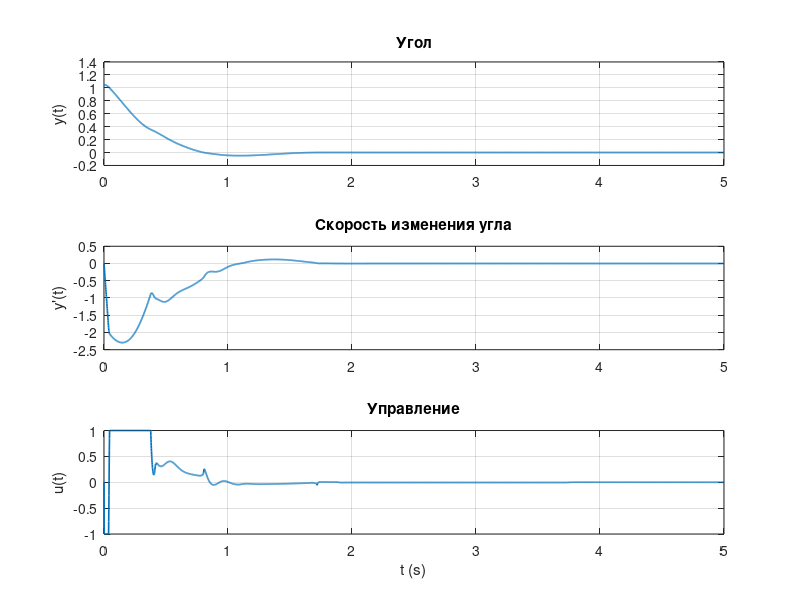
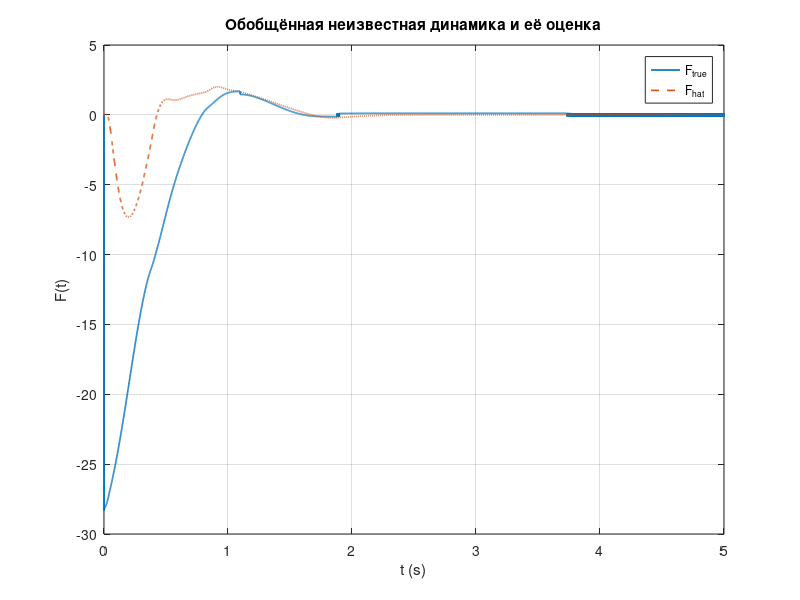
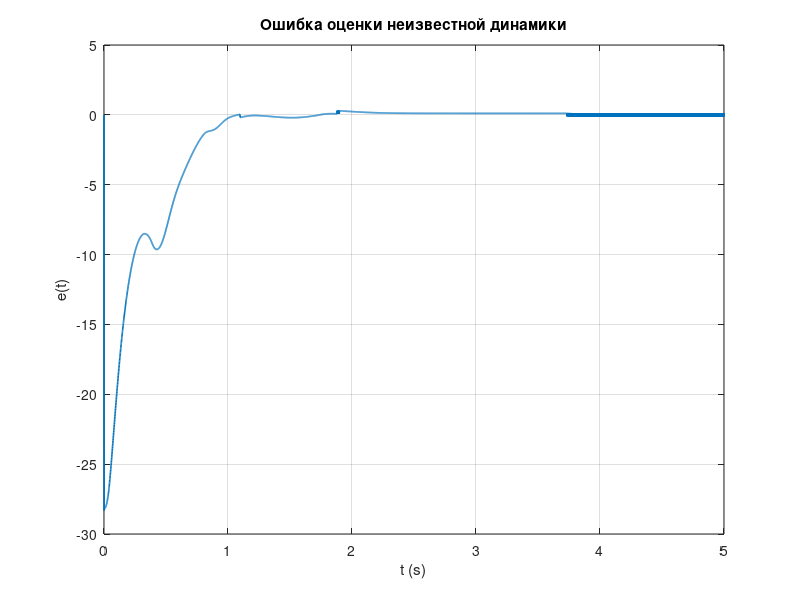
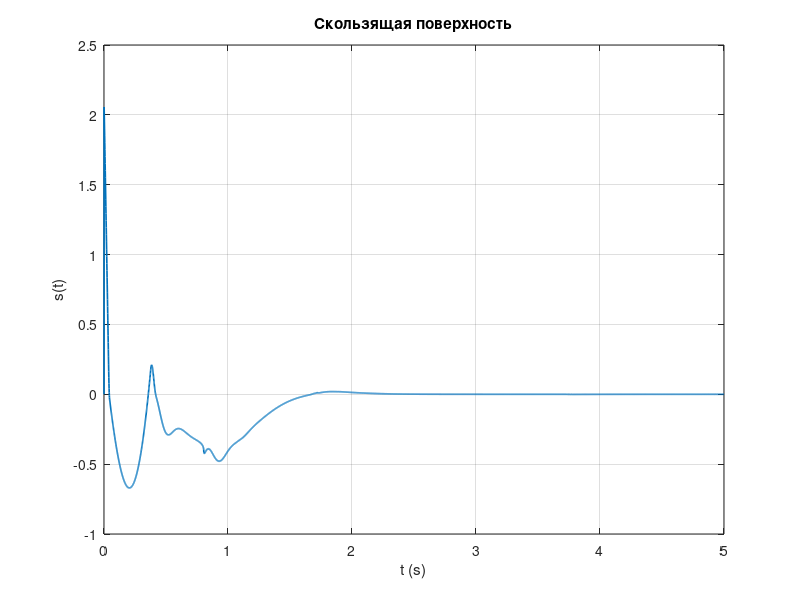

Write the MATLAB code that produced these figures, in order.
%% 1
clear; clc; close all;

m = 0.5;
l = 0.3;
g = 9.81;
b = 0.01;
c = 0.005;
I = m*l^2;

u_max = 1.0;

%% 2
alpha = 0.6;
lambda = 2.0;
k = 3.0;
rho = 0.5;
eps_s = 0.02;

%% 3
dt = 1e-3;
T_end = 5;
t = 0:dt:T_end;

%% 4
x = zeros(2,length(t));
x(:,1) = [pi/3; 0];

u_phys = zeros(size(t));
F_hat = zeros(size(t));

u_hist = zeros(size(t));

sat = @(v) max(-u_max,min(u_max,v));

%% 5
F_true_hist = zeros(size(t));
s_hist = zeros(size(t));
for k_step = 2:length(t)

    x1 = x(1,k_step-1);
    x2 = x(2,k_step-1);

    tau1 = 0.06;
    tau2 = 0.06;
    
    if k_step == 2
        y_prev  = x(1,1);
        yd_prev = x(2,1);
        yd_hat_prev = 0;
        ydd_hat_prev = 0;
    end
    
    a1 = (2*tau1 - dt)/(2*tau1 + dt);
    b1 = 2/(2*tau1 + dt);
    a2 = (2*tau2 - dt)/(2*tau2 + dt);
    b2 = 2/(2*tau2 + dt);
    
    yd_hat = a1*yd_hat_prev + b1*(x1 - y_prev);
    ydd_hat = a2*ydd_hat_prev + b2*(yd_hat - yd_prev);
    
    y_prev      = x1;
    yd_prev     = yd_hat;
    yd_hat_prev = yd_hat;
    ydd_hat_prev= ydd_hat;
    
    tauF  = 0.15;
    betaF = dt/(tauF+dt);
    if k_step == 2
        F_hat(k_step) = ydd_hat - u_hist(k_step-1);
    else
        F_raw = ydd_hat - u_hist(k_step-1);
        F_hat(k_step) = (1-betaF)*F_hat(k_step-1) + betaF*F_raw;
    end

    s = x2 + lambda * abs(x1)^alpha * sign(x1);
    s_hist(k_step) = s;

    sign_s = s / (abs(s) + eps_s);
    u = -F_hat(k_step) ...
        - k * abs(s)^rho * sign_s;

    u_phys(k_step) = sat(u);
    u_hist(k_step) = u_phys(k_step);

    F_true_hist(k_step) = -(g/l)*sin(x1) - (b/I)*x2 - (c/I)*sign(x2);
    ddy = F_true_hist(k_step) + u_phys(k_step)/I;

    x(:,k_step) = x(:,k_step-1) + dt*[x2; ddy];
end

%% 6
figure;
subplot(3,1,1);
plot(t,x(1,:),'LineWidth',1.2);
grid on;
ylabel('y(t)');
title('Угол');

subplot(3,1,2);
plot(t,x(2,:),'LineWidth',1.2);
grid on;
ylabel('y''(t)');
title('Скорость изменения угла');

subplot(3,1,3);
plot(t,u_phys,'LineWidth',1.2);
grid on;
ylabel('u(t)');
xlabel('t (s)');
title('Управление');

figure;
plot(t, F_true_hist, 'LineWidth', 1.2);
hold on;
plot(t, F_hat, '--', 'LineWidth', 1.2);
grid on;
xlabel('t (s)');
ylabel('F(t)');
legend('F_{true}', 'F_{hat}', 'Location', 'best');
title('Обобщённая неизвестная динамика и её оценка');

figure;
plot(t, F_true_hist-F_hat, 'LineWidth', 1.2);
grid on;
xlabel('t (s)');
ylabel('e(t)');
title('Ошибка оценки неизвестной динамики');

figure;
plot(t, s_hist, 'LineWidth', 1.2);
grid on;
xlabel('t (s)');
ylabel('s(t)');
title('Скользящая поверхность');

figure;
semilogy(t, abs(s_hist), 'LineWidth', 1.2);
grid on;
xlabel('t (s)');
ylabel('|s(t)|');
title('Скользящая поверхность (логарифмический масштаб)');

figure;
plot(t, abs(s_hist).^(1-rho))
grid on;
xlabel('t (s)');
ylabel('|s|^{1-p}(t)');
title('Power-law decay');
